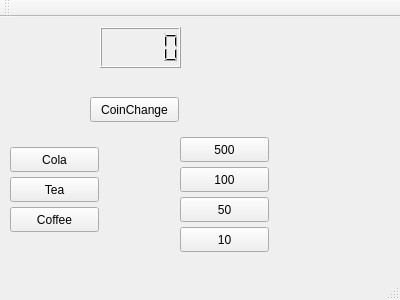
<?xml version="1.0" encoding="UTF-8"?>
<ui version="4.0">
 <class>MainWindow</class>
 <widget class="QMainWindow" name="MainWindow">
  <property name="geometry">
   <rect>
    <x>0</x>
    <y>0</y>
    <width>400</width>
    <height>300</height>
   </rect>
  </property>
  <property name="windowTitle">
   <string>MainWindow</string>
  </property>
  <widget class="QWidget" name="centralWidget">
   <widget class="QPushButton" name="Tea">
    <property name="geometry">
     <rect>
      <x>10</x>
      <y>160</y>
      <width>89</width>
      <height>25</height>
     </rect>
    </property>
    <property name="text">
     <string>Tea</string>
    </property>
   </widget>
   <widget class="QPushButton" name="Coffee">
    <property name="geometry">
     <rect>
      <x>10</x>
      <y>190</y>
      <width>89</width>
      <height>25</height>
     </rect>
    </property>
    <property name="text">
     <string>Coffee</string>
    </property>
   </widget>
   <widget class="QPushButton" name="Cola">
    <property name="geometry">
     <rect>
      <x>10</x>
      <y>130</y>
      <width>89</width>
      <height>25</height>
     </rect>
    </property>
    <property name="text">
     <string>Cola</string>
    </property>
   </widget>
   <widget class="QLCDNumber" name="lcdNumber">
    <property name="geometry">
     <rect>
      <x>100</x>
      <y>10</y>
      <width>81</width>
      <height>41</height>
     </rect>
    </property>
   </widget>
   <widget class="QPushButton" name="_500">
    <property name="geometry">
     <rect>
      <x>180</x>
      <y>120</y>
      <width>89</width>
      <height>25</height>
     </rect>
    </property>
    <property name="text">
     <string>500</string>
    </property>
   </widget>
   <widget class="QPushButton" name="_100">
    <property name="geometry">
     <rect>
      <x>180</x>
      <y>150</y>
      <width>89</width>
      <height>25</height>
     </rect>
    </property>
    <property name="text">
     <string>100</string>
    </property>
   </widget>
   <widget class="QPushButton" name="_50">
    <property name="geometry">
     <rect>
      <x>180</x>
      <y>180</y>
      <width>89</width>
      <height>25</height>
     </rect>
    </property>
    <property name="text">
     <string>50</string>
    </property>
   </widget>
   <widget class="QPushButton" name="_10">
    <property name="geometry">
     <rect>
      <x>180</x>
      <y>210</y>
      <width>89</width>
      <height>25</height>
     </rect>
    </property>
    <property name="text">
     <string>10</string>
    </property>
   </widget>
   <widget class="QPushButton" name="CoinChange">
    <property name="geometry">
     <rect>
      <x>90</x>
      <y>80</y>
      <width>89</width>
      <height>25</height>
     </rect>
    </property>
    <property name="text">
     <string>CoinChange</string>
    </property>
   </widget>
  </widget>
  <widget class="QMenuBar" name="menuBar">
   <property name="geometry">
    <rect>
     <x>0</x>
     <y>0</y>
     <width>400</width>
     <height>22</height>
    </rect>
   </property>
  </widget>
  <widget class="QToolBar" name="mainToolBar">
   <attribute name="toolBarArea">
    <enum>TopToolBarArea</enum>
   </attribute>
   <attribute name="toolBarBreak">
    <bool>false</bool>
   </attribute>
  </widget>
  <widget class="QStatusBar" name="statusBar"/>
 </widget>
 <layoutdefault spacing="6" margin="11"/>
 <resources/>
 <connections/>
</ui>
